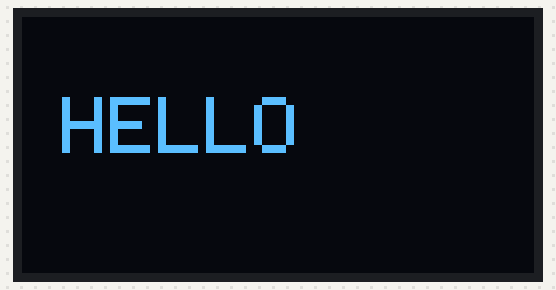
Recording of a sketch running on a simulated Arduino Uno, built with avr-gcc and run on an emulated ATmega328P. Parts: 128×64 one-colour display.

Above: at 0.1 s.

The sketch:

oledsimple.ino
```cpp
#include <Wire.h>
#include <Adafruit_GFX.h>
#include <Adafruit_SSD1306.h>

Adafruit_SSD1306 oled(128, 64, &Wire, -1);

void setup() {
  oled.begin(SSD1306_SWITCHCAPVCC, 0x3C);

  oled.clearDisplay();
  oled.setTextColor(WHITE);
  oled.setTextSize(2);
  oled.setCursor(10, 20);
  oled.print("HELLO");
  oled.display();
}

void loop() {
}
```
